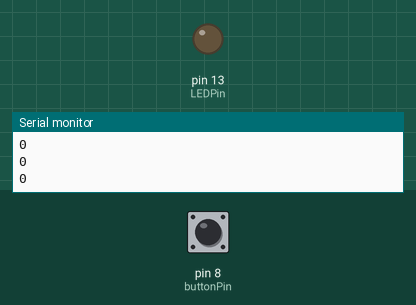
Simulated run of this sketch. Board: Arduino Uno, built with avr-gcc and run on an emulated ATmega328P. Parts: output pins drawn as LEDs (lit = HIGH), the last lines printed to the serial monitor. Inputs (shaded band) come from the test bench; at power-on: pin 8 (buttonPin) LOW.

Above: at 1.2 s.
1.3 s: pin 8 (buttonPin) pulled HIGH for 0.15 s
At 1.8 s:
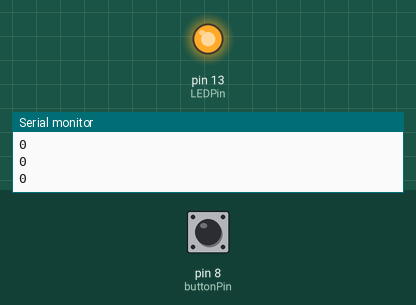
2.9 s: pin 8 (buttonPin) pulled HIGH for 1 s
At 4.3 s:
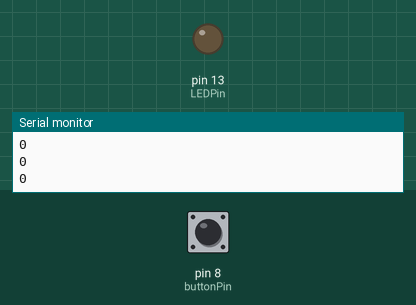
Timing chart, 0 to 5.9 s (numbered marks = the images above; inputs shaded):
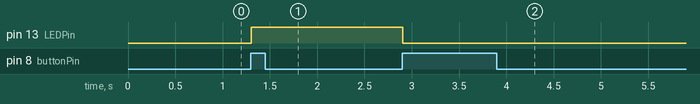

The sketch:

Toggle_switch_to_LED.ino
```cpp
int buttonNew;
int buttonPin = 8;
int LEDPin = 13;
int LEDState = 0;

int buttonOld = 1;
int dt = 100;
void setup() {
  // put your setup code here, to run once:
Serial.begin(9600);
pinMode(LEDPin, OUTPUT);
pinMode(buttonPin, INPUT);
}

void loop() {
  // put your main code here, to run repeatedly:
buttonNew = digitalRead(buttonPin);
Serial.println(buttonNew);

if (buttonNew == 1 && buttonOld ==0){
  if (LEDState ==0){
    digitalWrite(LEDPin, HIGH);
    LEDState = 1;
  }
 //if(buttonRead == 0 && buttonOld ==1 )
else {
  digitalWrite(LEDPin, LOW);
  LEDState == 0;

 }

 }
 buttonOld = buttonNew;
delay(dt);
}
```

Measured:
- after the input at 1.3 s, pin 13 (LEDPin): LOW → HIGH at once
- after the input at 2.9 s, pin 13 (LEDPin): HIGH → LOW at once
